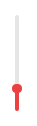
<?xml version="1.0" encoding="UTF-8"?>
<ui version="4.0">
 <class>Volume</class>
 <widget class="QDialog" name="Volume">
  <property name="geometry">
   <rect>
    <x>0</x>
    <y>0</y>
    <width>37</width>
    <height>126</height>
   </rect>
  </property>
  <property name="windowTitle">
   <string>Dialog</string>
  </property>
  <property name="styleSheet">
   <string notr="true">background-color: rgb(255, 255, 255);
border-style: none;</string>
  </property>
  <layout class="QHBoxLayout" name="horizontalLayout">
   <property name="spacing">
    <number>0</number>
   </property>
   <property name="leftMargin">
    <number>0</number>
   </property>
   <property name="topMargin">
    <number>0</number>
   </property>
   <property name="rightMargin">
    <number>0</number>
   </property>
   <property name="bottomMargin">
    <number>0</number>
   </property>
   <item>
    <widget class="QSlider" name="verticalSlider">
     <property name="styleSheet">
      <string notr="true">QSlider {
	padding-top: 15px;
	padding-bottom: 15px;
	padding-left:7px;
	padding-right:8px;
	border-radius: 5px;
}
 
QSlider::add-page:vertical {
	background-color: rgb(236, 65, 65);	
	width:3px;
	border-radius: 2px;
}
 
QSlider::sub-page:vertical {
	background-color: rgb(229, 229, 229);
	width:3px;
	border-radius: 2px;
}
 
QSlider::groove:vertical {
	background:transparent;
	width:4px;
}
 
QSlider::handle:vertical {
	height: 9px;
	width: 4px;
	margin: 0px -3px 0px -3px;
	border-radius: 4px;
	background-color: rgb(236, 65, 65);
}
</string>
     </property>
     <property name="value">
      <number>20</number>
     </property>
     <property name="orientation">
      <enum>Qt::Vertical</enum>
     </property>
    </widget>
   </item>
  </layout>
 </widget>
 <resources/>
 <connections/>
</ui>
